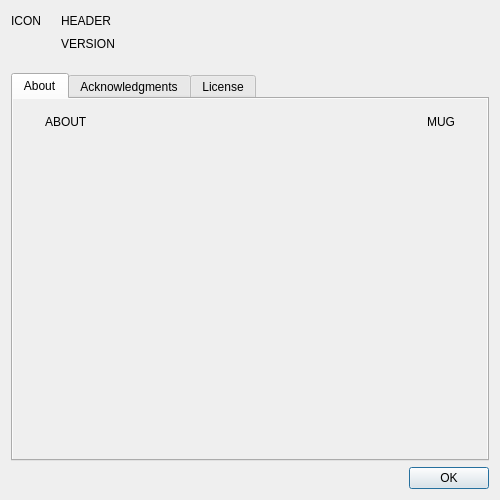
<?xml version="1.0" encoding="UTF-8"?>
<ui version="4.0">
 <class>AboutDialog</class>
 <widget class="QWidget" name="AboutDialog">
  <property name="windowModality">
   <enum>Qt::WindowModality::ApplicationModal</enum>
  </property>
  <property name="geometry">
   <rect>
    <x>0</x>
    <y>0</y>
    <width>500</width>
    <height>500</height>
   </rect>
  </property>
  <property name="windowTitle">
   <string>About {0}</string>
  </property>
  <layout class="QGridLayout" name="gridLayout">
   <item row="0" column="0">
    <widget class="QLabel" name="iconLabel">
     <property name="text">
      <string notr="true">ICON</string>
     </property>
     <property name="alignment">
      <set>Qt::AlignmentFlag::AlignRight|Qt::AlignmentFlag::AlignTrailing|Qt::AlignmentFlag::AlignVCenter</set>
     </property>
    </widget>
   </item>
   <item row="3" column="0" colspan="4">
    <widget class="QTabWidget" name="tabWidget">
     <property name="currentIndex">
      <number>0</number>
     </property>
     <widget class="QWidget" name="tab">
      <attribute name="title">
       <string>About</string>
      </attribute>
      <layout class="QVBoxLayout" name="verticalLayout_2">
       <property name="spacing">
        <number>0</number>
       </property>
       <property name="leftMargin">
        <number>0</number>
       </property>
       <property name="topMargin">
        <number>0</number>
       </property>
       <property name="rightMargin">
        <number>0</number>
       </property>
       <property name="bottomMargin">
        <number>0</number>
       </property>
       <item>
        <widget class="QScrollArea" name="scrollArea">
         <property name="frameShape">
          <enum>QFrame::Shape::NoFrame</enum>
         </property>
         <property name="widgetResizable">
          <bool>true</bool>
         </property>
         <widget class="QWidget" name="scrollAreaWidgetContents_2">
          <property name="geometry">
           <rect>
            <x>0</x>
            <y>0</y>
            <width>482</width>
            <height>345</height>
           </rect>
          </property>
          <layout class="QHBoxLayout" name="horizontalLayout">
           <property name="spacing">
            <number>16</number>
           </property>
           <property name="leftMargin">
            <number>32</number>
           </property>
           <property name="topMargin">
            <number>16</number>
           </property>
           <property name="rightMargin">
            <number>32</number>
           </property>
           <property name="bottomMargin">
            <number>16</number>
           </property>
           <item>
            <widget class="QLabel" name="aboutBlurb">
             <property name="text">
              <string notr="true">ABOUT</string>
             </property>
             <property name="alignment">
              <set>Qt::AlignmentFlag::AlignLeading|Qt::AlignmentFlag::AlignLeft|Qt::AlignmentFlag::AlignTop</set>
             </property>
             <property name="wordWrap">
              <bool>true</bool>
             </property>
             <property name="openExternalLinks">
              <bool>true</bool>
             </property>
             <property name="textInteractionFlags">
              <set>Qt::TextInteractionFlag::LinksAccessibleByMouse|Qt::TextInteractionFlag::TextSelectableByKeyboard|Qt::TextInteractionFlag::TextSelectableByMouse</set>
             </property>
            </widget>
           </item>
           <item>
            <widget class="QLabel" name="mugshot">
             <property name="text">
              <string notr="true">MUG</string>
             </property>
             <property name="alignment">
              <set>Qt::AlignmentFlag::AlignRight|Qt::AlignmentFlag::AlignTop|Qt::AlignmentFlag::AlignTrailing</set>
             </property>
            </widget>
           </item>
          </layout>
         </widget>
        </widget>
       </item>
      </layout>
     </widget>
     <widget class="QWidget" name="tab_4">
      <attribute name="title">
       <string>Acknowledgments</string>
      </attribute>
      <layout class="QVBoxLayout" name="verticalLayout_7">
       <property name="leftMargin">
        <number>0</number>
       </property>
       <property name="topMargin">
        <number>0</number>
       </property>
       <property name="rightMargin">
        <number>0</number>
       </property>
       <property name="bottomMargin">
        <number>0</number>
       </property>
       <item>
        <widget class="QScrollArea" name="scrollArea_4">
         <property name="frameShape">
          <enum>QFrame::Shape::NoFrame</enum>
         </property>
         <property name="widgetResizable">
          <bool>true</bool>
         </property>
         <widget class="QWidget" name="scrollAreaWidgetContents_4">
          <property name="geometry">
           <rect>
            <x>0</x>
            <y>0</y>
            <width>117</width>
            <height>48</height>
           </rect>
          </property>
          <layout class="QVBoxLayout" name="verticalLayout_6">
           <property name="leftMargin">
            <number>32</number>
           </property>
           <property name="topMargin">
            <number>16</number>
           </property>
           <property name="rightMargin">
            <number>32</number>
           </property>
           <property name="bottomMargin">
            <number>16</number>
           </property>
           <item>
            <widget class="QLabel" name="ackBlurb">
             <property name="text">
              <string notr="true">LICENSE</string>
             </property>
             <property name="alignment">
              <set>Qt::AlignmentFlag::AlignLeading|Qt::AlignmentFlag::AlignLeft|Qt::AlignmentFlag::AlignTop</set>
             </property>
             <property name="wordWrap">
              <bool>true</bool>
             </property>
             <property name="openExternalLinks">
              <bool>true</bool>
             </property>
             <property name="textInteractionFlags">
              <set>Qt::TextInteractionFlag::LinksAccessibleByKeyboard|Qt::TextInteractionFlag::LinksAccessibleByMouse|Qt::TextInteractionFlag::TextBrowserInteraction|Qt::TextInteractionFlag::TextSelectableByKeyboard|Qt::TextInteractionFlag::TextSelectableByMouse</set>
             </property>
            </widget>
           </item>
          </layout>
         </widget>
        </widget>
       </item>
      </layout>
     </widget>
     <widget class="QWidget" name="tab_3">
      <attribute name="title">
       <string>License</string>
      </attribute>
      <layout class="QVBoxLayout" name="verticalLayout">
       <property name="leftMargin">
        <number>0</number>
       </property>
       <property name="topMargin">
        <number>0</number>
       </property>
       <property name="rightMargin">
        <number>0</number>
       </property>
       <property name="bottomMargin">
        <number>0</number>
       </property>
       <item>
        <widget class="QScrollArea" name="scrollArea_3">
         <property name="frameShape">
          <enum>QFrame::Shape::NoFrame</enum>
         </property>
         <property name="widgetResizable">
          <bool>true</bool>
         </property>
         <widget class="QWidget" name="scrollAreaWidgetContents">
          <property name="geometry">
           <rect>
            <x>0</x>
            <y>0</y>
            <width>117</width>
            <height>48</height>
           </rect>
          </property>
          <layout class="QVBoxLayout" name="verticalLayout_5">
           <property name="leftMargin">
            <number>32</number>
           </property>
           <property name="topMargin">
            <number>16</number>
           </property>
           <property name="rightMargin">
            <number>32</number>
           </property>
           <property name="bottomMargin">
            <number>16</number>
           </property>
           <item>
            <widget class="QLabel" name="licenseBlurb">
             <property name="text">
              <string notr="true">LICENSE</string>
             </property>
             <property name="alignment">
              <set>Qt::AlignmentFlag::AlignLeading|Qt::AlignmentFlag::AlignLeft|Qt::AlignmentFlag::AlignTop</set>
             </property>
             <property name="wordWrap">
              <bool>true</bool>
             </property>
             <property name="openExternalLinks">
              <bool>true</bool>
             </property>
             <property name="textInteractionFlags">
              <set>Qt::TextInteractionFlag::LinksAccessibleByKeyboard|Qt::TextInteractionFlag::LinksAccessibleByMouse|Qt::TextInteractionFlag::TextBrowserInteraction|Qt::TextInteractionFlag::TextSelectableByKeyboard|Qt::TextInteractionFlag::TextSelectableByMouse</set>
             </property>
            </widget>
           </item>
          </layout>
         </widget>
        </widget>
       </item>
      </layout>
     </widget>
    </widget>
   </item>
   <item row="4" column="3">
    <widget class="QDialogButtonBox" name="buttonBox">
     <property name="standardButtons">
      <set>QDialogButtonBox::StandardButton::Ok</set>
     </property>
    </widget>
   </item>
   <item row="0" column="2" colspan="2">
    <widget class="QLabel" name="header">
     <property name="text">
      <string notr="true">HEADER</string>
     </property>
     <property name="openExternalLinks">
      <bool>true</bool>
     </property>
    </widget>
   </item>
   <item row="0" column="1">
    <spacer name="horizontalSpacer">
     <property name="orientation">
      <enum>Qt::Orientation::Horizontal</enum>
     </property>
     <property name="sizeType">
      <enum>QSizePolicy::Policy::Fixed</enum>
     </property>
     <property name="sizeHint" stdset="0">
      <size>
       <width>8</width>
       <height>20</height>
      </size>
     </property>
    </spacer>
   </item>
   <item row="2" column="2">
    <spacer name="verticalSpacer">
     <property name="orientation">
      <enum>Qt::Orientation::Vertical</enum>
     </property>
     <property name="sizeType">
      <enum>QSizePolicy::Policy::Fixed</enum>
     </property>
     <property name="sizeHint" stdset="0">
      <size>
       <width>20</width>
       <height>16</height>
      </size>
     </property>
    </spacer>
   </item>
   <item row="1" column="2" colspan="2">
    <widget class="QLabel" name="versionLabel">
     <property name="text">
      <string notr="true">VERSION</string>
     </property>
    </widget>
   </item>
  </layout>
 </widget>
 <resources/>
 <connections>
  <connection>
   <sender>buttonBox</sender>
   <signal>accepted()</signal>
   <receiver>AboutDialog</receiver>
   <slot>close()</slot>
   <hints>
    <hint type="sourcelabel">
     <x>319</x>
     <y>363</y>
    </hint>
    <hint type="destinationlabel">
     <x>238</x>
     <y>266</y>
    </hint>
   </hints>
  </connection>
 </connections>
</ui>
